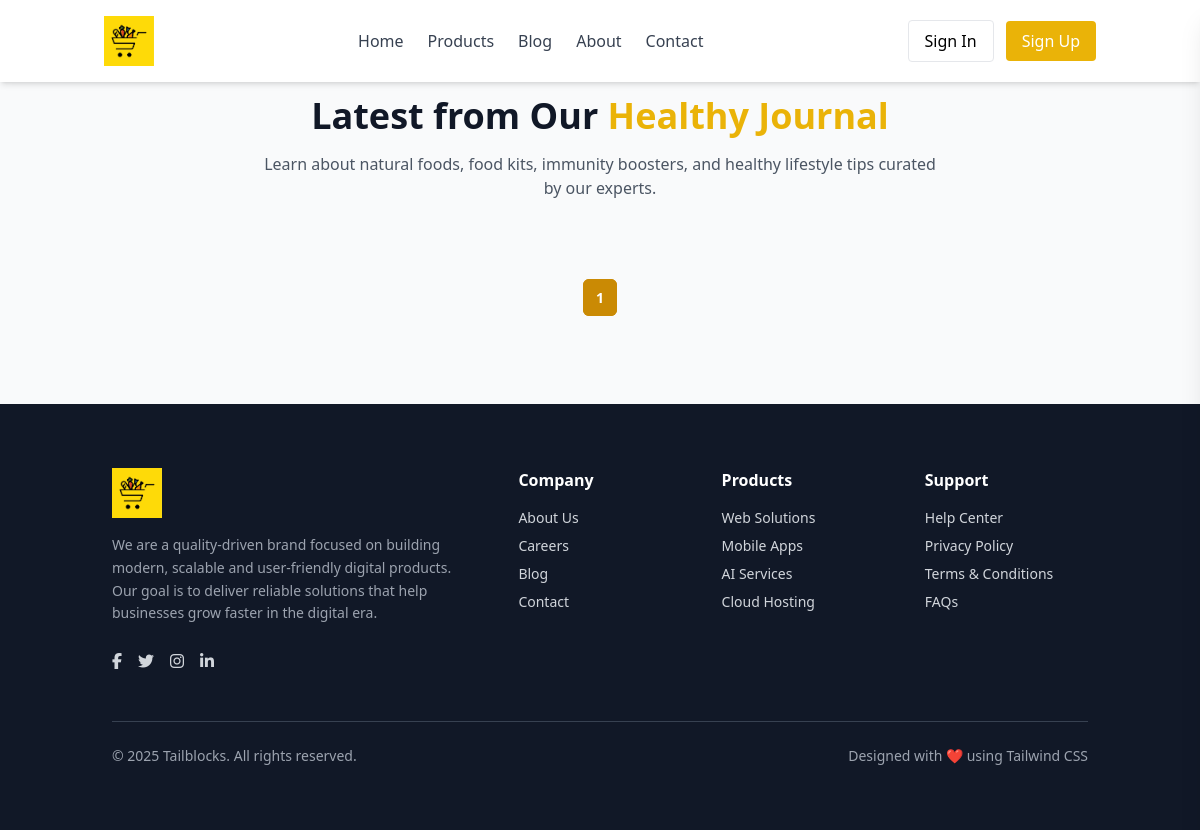
The app's page /blogs/, older data.
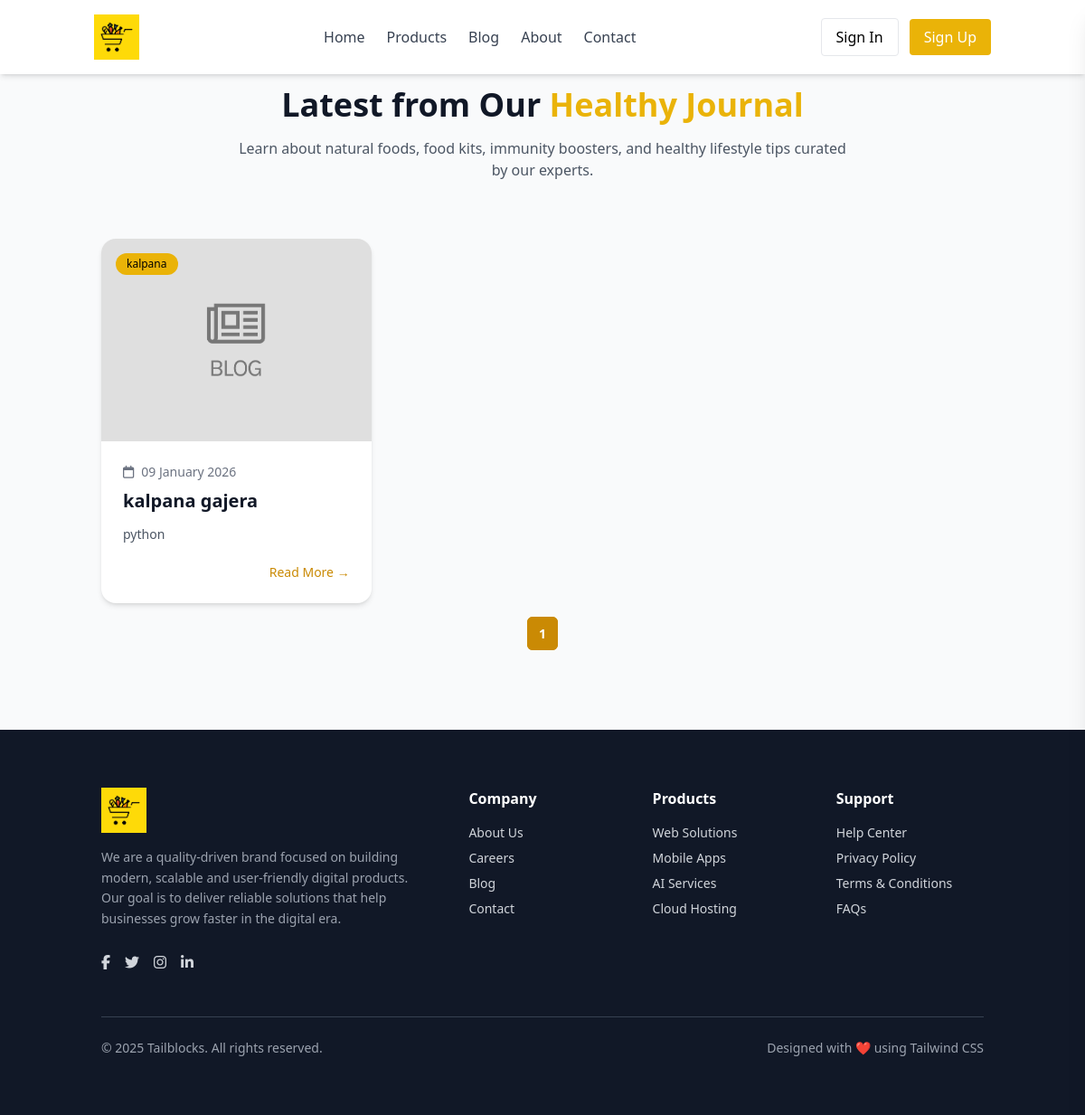
The same page, newer data.
### apps/store/models.py (models this page shows, shortened)
class Blogs(BaseModel):
    category = models.ForeignKey(BlogCategory, on_delete=models.CASCADE)
    image = models.ImageField(
        upload_to=blog_image_upload_path,
        default="blogs/default_blog.jpg",
        blank=True,
        null=True
    )
    title = models.CharField(max_length=255)
    content = models.TextField()

class BlogCategory(BaseModel):
    name = models.CharField(max_length=255)

### apps/store/views.py (the view)
# urls.py: path("blogs/", blogs, name="blogs"),
def blogs(request):
    blog_list = Blogs.objects.all().order_by("-created_at")
    paginator = Paginator(blog_list, 6)  # 5 blogs per page
    page_number = request.GET.get('page')
    blogs = paginator.get_page(page_number)
    context = {
        'blogs': blogs
    }
    return render(request, "store/blogs.html", context)

### apps/store/templates/store/blogs.html (shortened to what this page needs)
{% extends 'store/base.html' %}
{% block body %}
<section class="bg-gray-50 py-24">
  <div class="container mx-auto px-6">
    <div class="text-center mb-16">
      <h2 class="text-3xl md:text-4xl font-extrabold text-gray-900">
        Latest from Our <span class="text-yellow-500">Healthy Journal</span>
      </h2>
      <p class="mt-4 max-w-2xl mx-auto text-gray-600">
        Learn about natural foods, food kits, immunity boosters, and healthy
        lifestyle tips curated by our experts.
      </p>
    </div>
    <div class="grid grid-cols-1 md:grid-cols-2 lg:grid-cols-3 gap-10">
      {% for blog in blogs %}
      <div class="bg-white rounded-2xl shadow-md hover:shadow-xl transition overflow-hidden">
        <div class="relative">
          <img src="{{ blog.image.url }}" class="w-full h-56 object-cover" alt="Blog">
          <span class="absolute top-4 left-4 bg-yellow-500 text-dark text-xs px-3 py-1 rounded-full">
            {{blog.category.name}}
          </span>
        </div>
        <div class="p-6">
          <div class="flex items-center gap-2 text-sm text-gray-500 mb-2">
            <i class="fa-regular fa-calendar"></i>
            <span>{{ blog.created_at|date:"d F Y" }}</span>
          </div>
          <h3 class="text-xl font-semibold text-gray-900 mb-3">
            {{blog.title}}
          </h3>
          <p class="text-gray-600 text-sm leading-relaxed mb-5">
            {{blog.content|truncatewords:20}}
          </p>
          <div class="flex justify-end">
            <a href="{% url 'blog_detail' blog.id %}" class="text-sm font-medium text-yellow-600 hover:underline">
              Read More →
            </a>
          </div>
        </div>
      </div>
      {% endfor %}
    </div>
<nav class="flex justify-center mt-6">
    <ul class="inline-flex items-center space-x-1 text-sm">
        {% for num in blogs.paginator.page_range %}
            {% if blogs.number == num %}
                <li>
                    <span
                        class="px-3 py-2 rounded-md bg-yellow-600 text-white font-semibold border border-yellow-600">
                        {{ num }}
                    </span>
                </li>
            {% endif %}
        {% endfor %}
    </ul>
</nav>
  </div>
</section>
{% endblock %}

Row changes from the older to the newer data that the page shows:
added Blogs: image (placeholder picture), category.name "kalpana", created_at "09 January 2026", title "kalpana gajera", content "python"
